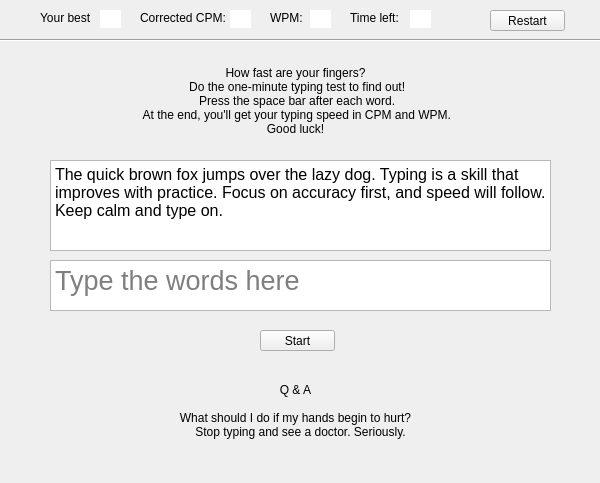
<?xml version="1.0" encoding="UTF-8"?>
<ui version="4.0">
 <class>Form</class>
 <widget class="QWidget" name="Form">
  <property name="geometry">
   <rect>
    <x>0</x>
    <y>0</y>
    <width>600</width>
    <height>483</height>
   </rect>
  </property>
  <property name="windowTitle">
   <string>Form</string>
  </property>
  <widget class="QTextEdit" name="text_entry">
   <property name="geometry">
    <rect>
     <x>50</x>
     <y>260</y>
     <width>501</width>
     <height>51</height>
    </rect>
   </property>
   <property name="font">
    <font>
     <pointsize>20</pointsize>
    </font>
   </property>
   <property name="layoutDirection">
    <enum>Qt::LeftToRight</enum>
   </property>
   <property name="tabChangesFocus">
    <bool>false</bool>
   </property>
   <property name="placeholderText">
    <string>Type the words here</string>
   </property>
  </widget>
  <widget class="Line" name="line">
   <property name="geometry">
    <rect>
     <x>0</x>
     <y>30</y>
     <width>601</width>
     <height>20</height>
    </rect>
   </property>
   <property name="orientation">
    <enum>Qt::Horizontal</enum>
   </property>
  </widget>
  <widget class="QLabel" name="label">
   <property name="geometry">
    <rect>
     <x>40</x>
     <y>10</y>
     <width>51</width>
     <height>16</height>
    </rect>
   </property>
   <property name="text">
    <string>Your best:</string>
   </property>
  </widget>
  <widget class="QLabel" name="label_2">
   <property name="geometry">
    <rect>
     <x>140</x>
     <y>10</y>
     <width>91</width>
     <height>16</height>
    </rect>
   </property>
   <property name="text">
    <string>Corrected CPM:</string>
   </property>
  </widget>
  <widget class="QLabel" name="label_3">
   <property name="geometry">
    <rect>
     <x>270</x>
     <y>10</y>
     <width>41</width>
     <height>16</height>
    </rect>
   </property>
   <property name="text">
    <string>WPM:</string>
   </property>
  </widget>
  <widget class="QLabel" name="label_4">
   <property name="geometry">
    <rect>
     <x>350</x>
     <y>10</y>
     <width>51</width>
     <height>16</height>
    </rect>
   </property>
   <property name="text">
    <string>Time left:</string>
   </property>
  </widget>
  <widget class="QLabel" name="your_best_score">
   <property name="geometry">
    <rect>
     <x>100</x>
     <y>10</y>
     <width>21</width>
     <height>18</height>
    </rect>
   </property>
   <property name="styleSheet">
    <string notr="true">background-color: rgb(255, 255, 255);</string>
   </property>
   <property name="text">
    <string/>
   </property>
   <property name="textFormat">
    <enum>Qt::AutoText</enum>
   </property>
  </widget>
  <widget class="QLabel" name="CPM">
   <property name="geometry">
    <rect>
     <x>230</x>
     <y>10</y>
     <width>21</width>
     <height>18</height>
    </rect>
   </property>
   <property name="styleSheet">
    <string notr="true">background-color: rgb(255, 255, 255);</string>
   </property>
   <property name="text">
    <string/>
   </property>
  </widget>
  <widget class="QLabel" name="WPM">
   <property name="geometry">
    <rect>
     <x>310</x>
     <y>10</y>
     <width>21</width>
     <height>18</height>
    </rect>
   </property>
   <property name="styleSheet">
    <string notr="true">background-color: rgb(255, 255, 255);</string>
   </property>
   <property name="text">
    <string/>
   </property>
  </widget>
  <widget class="QLabel" name="time_label">
   <property name="geometry">
    <rect>
     <x>410</x>
     <y>10</y>
     <width>21</width>
     <height>18</height>
    </rect>
   </property>
   <property name="styleSheet">
    <string notr="true">background-color: rgb(255, 255, 255);</string>
   </property>
   <property name="text">
    <string/>
   </property>
  </widget>
  <widget class="QTextBrowser" name="textBrowser">
   <property name="geometry">
    <rect>
     <x>50</x>
     <y>160</y>
     <width>501</width>
     <height>91</height>
    </rect>
   </property>
   <property name="font">
    <font>
     <pointsize>12</pointsize>
    </font>
   </property>
   <property name="html">
    <string>&lt;!DOCTYPE HTML PUBLIC &quot;-//W3C//DTD HTML 4.0//EN&quot; &quot;http://www.w3.org/TR/REC-html40/strict.dtd&quot;&gt;
&lt;html&gt;&lt;head&gt;&lt;meta name=&quot;qrichtext&quot; content=&quot;1&quot; /&gt;&lt;meta charset=&quot;utf-8&quot; /&gt;&lt;style type=&quot;text/css&quot;&gt;
p, li { white-space: pre-wrap; }
hr { height: 1px; border-width: 0; }
li.unchecked::marker { content: &quot;\2610&quot;; }
li.checked::marker { content: &quot;\2612&quot;; }
&lt;/style&gt;&lt;/head&gt;&lt;body style=&quot; font-family:'Segoe UI'; font-size:12pt; font-weight:400; font-style:normal;&quot;&gt;
&lt;p style=&quot; margin-top:0px; margin-bottom:0px; margin-left:0px; margin-right:0px; -qt-block-indent:0; text-indent:0px;&quot;&gt;The quick brown fox jumps over the lazy dog. Typing is a skill that improves with practice. Focus on accuracy first, and speed will follow. Keep calm and type on.&lt;/p&gt;&lt;/body&gt;&lt;/html&gt;</string>
   </property>
  </widget>
  <widget class="QLabel" name="label_5">
   <property name="geometry">
    <rect>
     <x>140</x>
     <y>370</y>
     <width>311</width>
     <height>81</height>
    </rect>
   </property>
   <property name="layoutDirection">
    <enum>Qt::LeftToRight</enum>
   </property>
   <property name="text">
    <string>Q &amp; A

What should I do if my hands begin to hurt?
    Stop typing and see a doctor. Seriously. </string>
   </property>
   <property name="alignment">
    <set>Qt::AlignCenter</set>
   </property>
  </widget>
  <widget class="QLabel" name="label_6">
   <property name="geometry">
    <rect>
     <x>140</x>
     <y>60</y>
     <width>311</width>
     <height>81</height>
    </rect>
   </property>
   <property name="layoutDirection">
    <enum>Qt::LeftToRight</enum>
   </property>
   <property name="text">
    <string>How fast are your fingers?
 Do the one-minute typing test to find out!
 Press the space bar after each word.
 At the end, you'll get your typing speed in CPM and WPM.
 Good luck! </string>
   </property>
   <property name="alignment">
    <set>Qt::AlignCenter</set>
   </property>
  </widget>
  <widget class="QPushButton" name="restart_button">
   <property name="geometry">
    <rect>
     <x>490</x>
     <y>10</y>
     <width>75</width>
     <height>21</height>
    </rect>
   </property>
   <property name="text">
    <string>Restart</string>
   </property>
  </widget>
  <widget class="QPushButton" name="start_button">
   <property name="geometry">
    <rect>
     <x>260</x>
     <y>330</y>
     <width>75</width>
     <height>21</height>
    </rect>
   </property>
   <property name="text">
    <string>Start</string>
   </property>
  </widget>
 </widget>
 <resources/>
 <connections/>
</ui>
